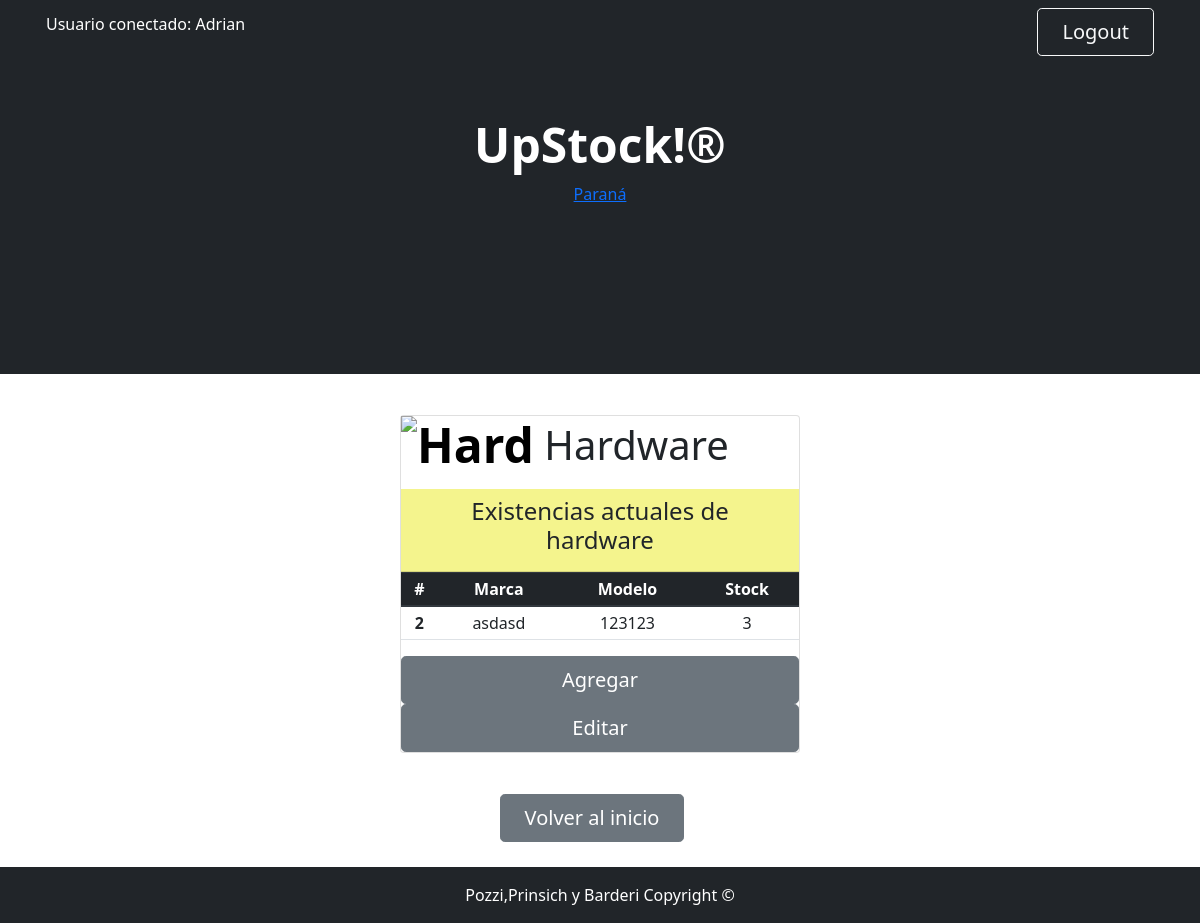
The page /listados/show_hard/ (signed in) on the database its author committed.
### Miapp/models.py (models this page shows, shortened)
class Hardware (models.Model):
    tipo= models.CharField (max_length=50)
    marca= models.CharField (max_length=50)
    stock= models.IntegerField()

### Miapp/views.py (the view)
# urls.py: path('show_hard/',show_hard,name="show_hard"),
@permission_required('Miapp.view_hardware', raise_exception=True)
@login_required(login_url='Inicio')
def show_hard(request):
    lista = Hardware.objects.all()
    return render(request, "show_hard.html",{"Hardware": lista} )

### Miapp/templates/show_hard.html
{% extends 'padre.html' %}
{% load static %}
{% block Contenido_cambiante %}
<h1  style= "text-align:left;"> <img src= "https://hackaday.com/wp-content/uploads/2011/06/rotateboard.gif" width= "100" height = "80" alt="Hard" class="display-5 fw-bolder text-black mb-2"> Hardware</h1>
<div class="card-header" style="background-color: rgba(244, 244, 136, 0.957);">
  <h4>Existencias actuales de hardware</h4>
</div>
    <table class="table table-sm">
        <thead class="thead-dark">
          <tr>
            <th scope="col">#</th>
            <th scope="col">Marca</th>
            <th scope="col">Modelo</th>
            <th scope="col">Stock</th>
          </tr>
        </thead>
        {% for hard in Hardware %}
        <tbody>
          <tr>
            <th scope="row">{{hard.id}}</th>
            <td>{{hard.tipo}}</td>
            <td>{{hard.marca}}</td>
            <td>{{hard.stock}}</td>
          </tr>
        </tbody>
        {% endfor %}
    </table>
    {% if  perms.Miapp.add_hardware %}
<a class="btn btn-secondary btn-lg " href="{% url 'Hardware'%}">Agregar</a>
{% endif %}
{% if  perms.Miapp.change_hardware %}
<a class="btn btn-secondary btn-lg " href="{% url 'show_hard_edit'%}">Editar</a>
{% endif %}
{% endblock %}

### Miapp/templates/padre.html (shortened to what this page needs)
<!DOCTYPE html>
<html lang="en">
    <head>
        {% load static %}
        <link rel="stylesheet" href="https://cdn.jsdelivr.net/npm/bootstrap@4.0.0/dist/css/bootstrap.min.css"
>
        <link href="https://cdn.jsdelivr.net/npm/bootstrap-icons@1.4.1/font/bootstrap-icons.css" rel="stylesheet" />
        <link href="{%static 'css/styles.css'%}" rel="stylesheet" />
    </head>
    <body id="divconfondo">
        <nav class="navbar navbar-expand-lg navbar-dark bg-dark">
            <div class="container px-3">
            {% if user.is_authenticated %}
                    <p style="color:white"> Usuario conectado: {{user.username}} </p>
                    <a class="btn btn-outline-light btn-lg px-4" href="{% url 'Logout' %}">Logout</a>
                {% else %}
                    <a class="btn btn-outline-light btn-lg px-4" href="{% url 'Login' %}">Login</a>
                {% endif %}
        </nav>
        <header class="bg-dark py-1">
            <div class="container px-1">
                <div class="row  justify-content-center">
                    <div class="col-lg-6">
                        <div class="text-center my-5">
                            <h1 class="display-5 fw-bolder text-white mb-2">UpStock!®</h1>
                                 <div id="tw_19_1704680239">
                                <div style="width:120px; height:140px; margin: 0 auto;">
                                <a href="https://hotelmix.es/time/parana-30036">Paraná</a><br/></div></div>
                        </div>
                    </div>
                </div>
            </div>
        </header>
        <div class="text-center py-3"  >
            <div id="tarjeta" class="card">
                {% block Contenido_cambiante %}
                {% endblock Contenido_cambiante %}
            </div>
        </div>
        <div id="botoninicio" class="text-center">
    <a class="btn btn-secondary btn-lg px-4 me-sm-3" href="{% url 'Inicio'%}">Volver al inicio</a>
    </div>
    <footer class="py-3 bg-dark">
        <div class="container px-5"><p class="m-0 text-center text-white">Pozzi,Prinsich y Barderi Copyright &copy; </p></div>
    </footer>
    </body>
</html>

### rows shown on the page
Hardware: id "2", tipo "asdasd", marca "123123", stock "3"

### other values the page prints
{{ user.username }} "Adrian"
